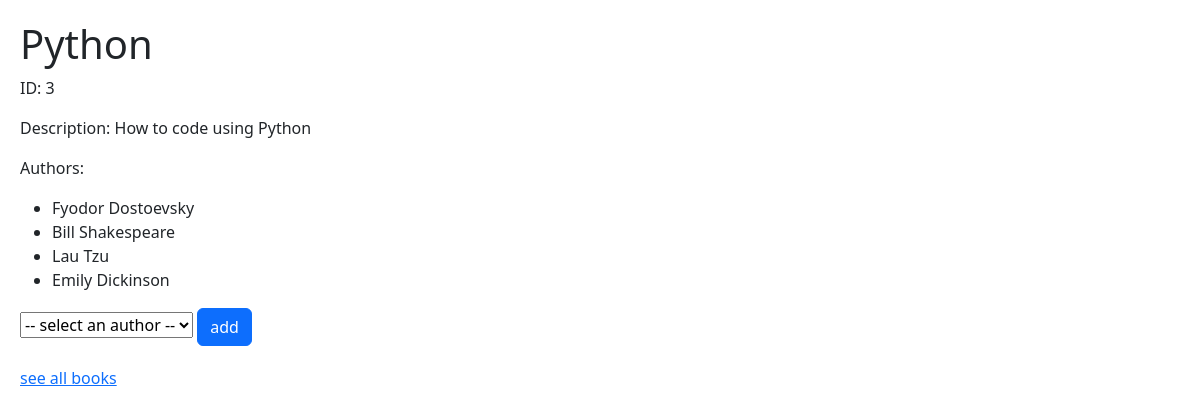
Page /view/3 on the committed database.
### books_authors_app/models.py (models this page shows)
class Book(models.Model):
    title = models.CharField(max_length=255)
    desc = models.TextField()
    created_at = models.DateTimeField(auto_now_add=True)
    updated_at = models.DateTimeField(auto_now=True)

class Author(models.Model):
    first_name = models.CharField(max_length=255)
    last_name = models.CharField(max_length=255)
    books = models.ManyToManyField(Book, related_name="authors")
    notes = models.TextField()
    created_at = models.DateTimeField(auto_now_add=True)
    updated_at = models.DateTimeField(auto_now=True)

### books_authors_app/views.py (the view)
# urls.py: path('view/<int:book_id>', views.view_book),
def view_book(request, book_id):
    context = {
        "book": Book.objects.get(id=book_id),
        "all_authors": Author.objects.all()
    }
    return render(request, 'view.html', context)

### books_authors_app/templates/view.html (shortened to what this page needs)
<!DOCTYPE html>
<html lang="en">
<head>
    {% load static %}
    <link rel="stylesheet" href="{% static 'css/view.css' %}">
    <link href="https://cdn.jsdelivr.net/npm/bootstrap@5.3.1/dist/css/bootstrap.min.css" rel="stylesheet">
</head>
<body>
    <h1>{{book.title}}</h1>
    <p>ID: {{book.id}}</p>
    <p>Description: {{book.desc}}</p>
    <p>Authors:</p>
    <ul>
        {% for author in book.authors.all %}
        <li>{{author.first_name}} {{author.last_name}}</li>
        {% endfor %}
    </ul>
    <form action="/add_author_to_book/{{book.id}}" method="post">
        <select name="author" id="author">
            <option disabled selected value> -- select an author -- </option>
        </select>
        <input type="submit" value="add" class="btn btn-primary">
    </form>
    <div class="link">
        <a href="/">see all books</a>
    </div>
</body>
</html>

### books_authors_app/static/css/view.css (style rules this page uses)
body { padding: 20px; }
.link { margin-top: 20px; }

### rows in the picture
Book: title "Python", id "3", desc "How to code using Python"
Author: first_name "Fyodor", last_name "Dostoevsky"
Author: first_name "Bill", last_name "Shakespeare"
Author: first_name "Lau", last_name "Tzu"
Author: first_name "Emily", last_name "Dickinson"
